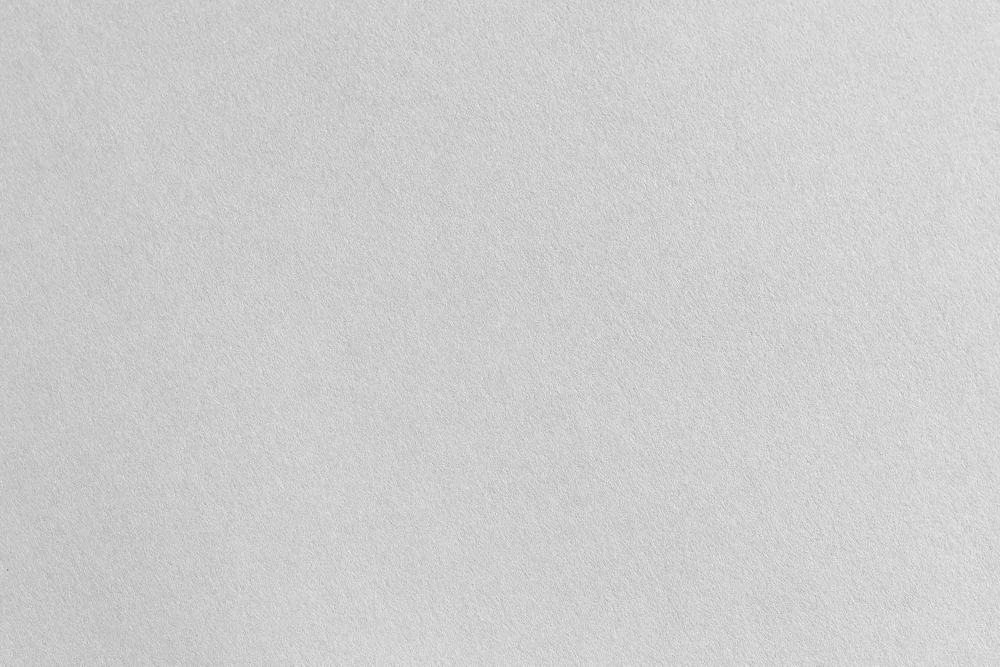
#> input picture images/white-paper-texture.jpg, 2000 x 1333 px (shown at 1/2 size)
$ python paper.py
#> lines starting #> are read from the running program, lines starting #| are printed output that depends on the picture; after the words box and inside, x2 and y2 are one past the last pixel; in counts of white or black regions, pixels touching at a corner belong together
"""
Paper for the background of the site, made from images/white-paper-texture.jpg: a square tile that repeats
without a seam and without bands (the uneven light of the photo is taken out), with a softer grain. The theme repeats it on the page (style.scss)
and around the 3D scene (scene.js).

    pip install pillow numpy
    python3 tools/paper.py

Output: theme/jos-barbershop/assets/images/paper.webp
"""
from pathlib import Path

import numpy as np
from PIL import Image, ImageFilter

ROOT = Path(__file__).resolve().parent.parent
SOURCE = ROOT / 'images/white-paper-texture.jpg'
OUT = ROOT / 'theme/jos-barbershop/assets/images/paper.webp'
SIZE = 1024          # px of the square tile
GRAIN = 0.55         # strength of the grain, 1 = as in the photo
FLAT = 40            # px: light and shade wider than this are taken out, so repeated tiles show no bands


def flatten(img, repeated):
    """Take out the uneven light of the photo: subtract a wide blur and keep only the grain on the even
    mean. A repeated tile is blurred around its edges as if repeated, the photo as if mirrored."""
    h, w = img.shape[:2]
    if repeated:
        tiled = np.tile(img, (3, 3, 1))
    else:
        row = np.concatenate([img[:, ::-1], img, img[:, ::-1]], axis=1)
        tiled = np.concatenate([row[::-1], row, row[::-1]], axis=0)
    blurred = np.asarray(
        Image.fromarray(np.clip(tiled, 0, 255).astype(np.uint8)).filter(ImageFilter.GaussianBlur(FLAT))
    ).astype(np.float32)[h:2 * h, w:2 * w]
    return img - blurred + img.mean(axis=(0, 1))


def seamless(img):
    """Cross-fade the tile with itself moved by half: its edges then come from the middle of the photo,
    which runs on without a break when the tile is repeated."""
    h, w = img.shape[:2]
    moved = np.roll(img, (h // 2, w // 2), axis=(0, 1))
    y = np.minimum(np.arange(h), h - 1 - np.arange(h)) / (h / 4)
    x = np.minimum(np.arange(w), w - 1 - np.arange(w)) / (w / 4)
    keep = np.clip(np.minimum.outer(y, x), 0, 1)
    keep = keep * keep * (3 - 2 * keep)
    return img * keep[..., None] + moved * (1 - keep[..., None])


if __name__ == '__main__':
    photo = Image.open(SOURCE).convert('RGB')
#> photo is the input picture: PIL image 2000x1333 RGB; min 53, max 255, mean 206.1
    side = min(photo.size)
#> side = 1333
    left, top = (photo.width - side) // 2, (photo.height - side) // 2
#> left = 333; top = 0
    square = photo.crop((left, top, left + side, top + side)).resize((SIZE, SIZE), Image.LANCZOS)
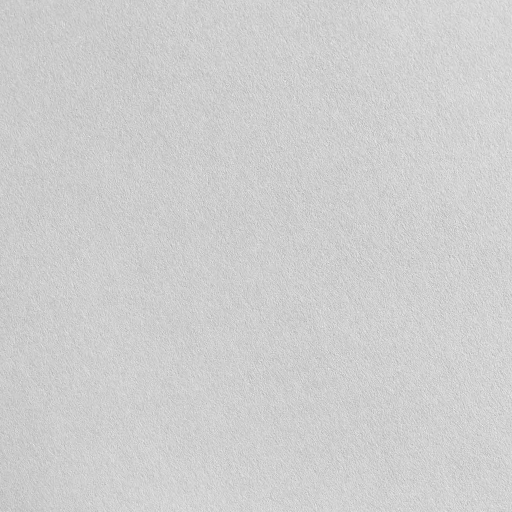
#> square: PIL image 1024x1024 RGB (shown at 1/2 size); min 145, max 255, mean 206.1
    # the light first, so the halves that seamless() puts together have the same brightness
    img = flatten(seamless(flatten(np.asarray(square).astype(np.float32), False)), True)
#> in flatten, `row = np.concatenate([img[:, ::-1], img, img[:, ::-1]], axis=1)`:
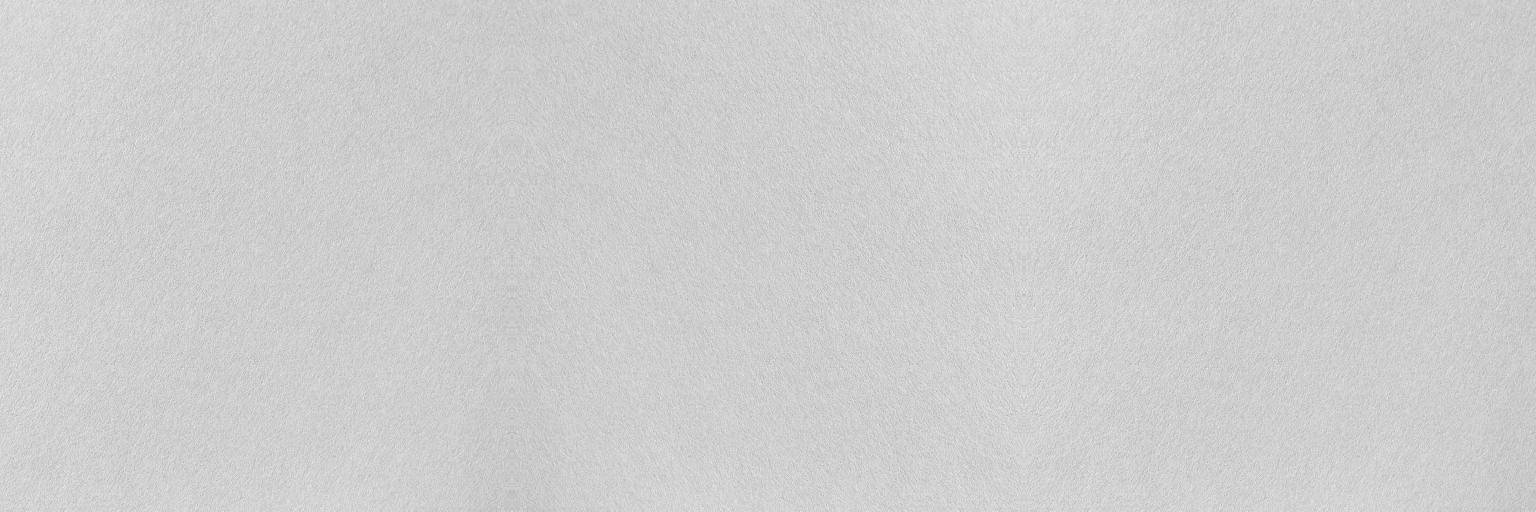
#> row: shape (1024, 3072, 3) float32 (shown at 1/2 size); min 145, max 255, mean 206.1
#> in flatten, `return img - blurred + img.mean(axis=(0, 1))`:
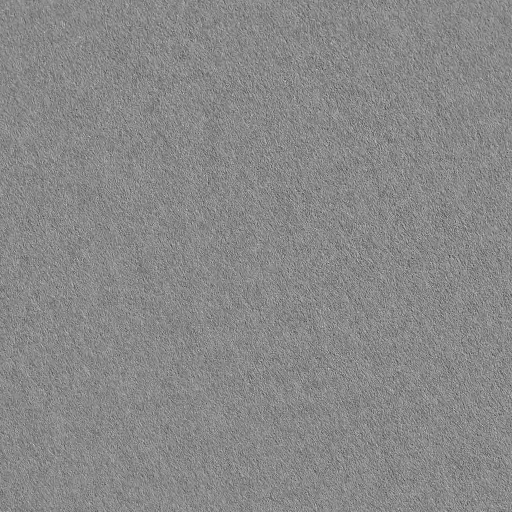
#> returned value: shape (1024, 1024, 3) float32 (shown at 1/2 size); min 146.1, max 258.1, mean 206.1; drawn with min black and max white
#> in seamless, `h, w = img.shape[:2]`: h = 1024
#> in seamless, `moved = np.roll(img, (h // 2, w // 2), axis=(0, 1))`:
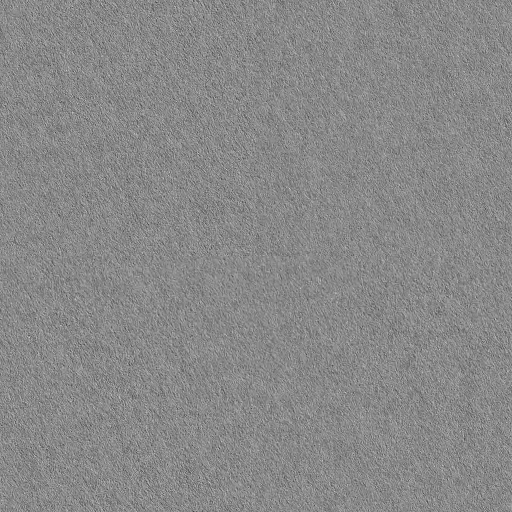
#> moved: shape (1024, 1024, 3) float32 (shown at 1/2 size); min 146.1, max 258.1, mean 206.1; drawn with min black and max white
#> in seamless, `y = np.minimum(np.arange(h), h - 1 - np.arange(h)) / (h / 4)`: y = 1024 values, max 2 at index 511, min 0 at index 0, mean 0.998
#> in seamless, `x = np.minimum(np.arange(w), w - 1 - np.arange(w)) / (w / 4)`: x has the same summary as y
#> in seamless, `keep = np.clip(np.minimum.outer(y, x), 0, 1)`:
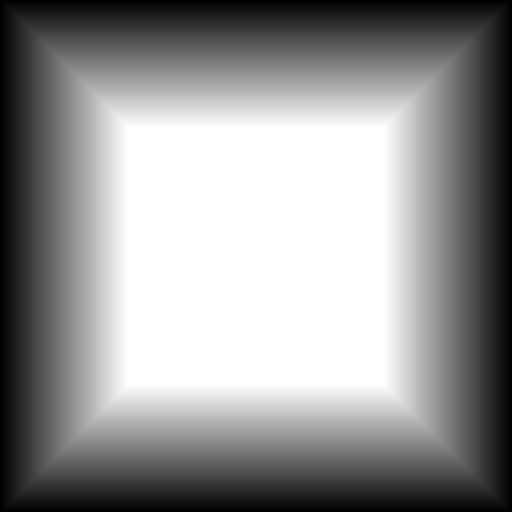
#> keep: shape (1024, 1024) float64 (shown at 1/2 size); min 0, max 1, mean 0.582
#> in seamless, `keep = keep * keep * (3 - 2 * keep)`:
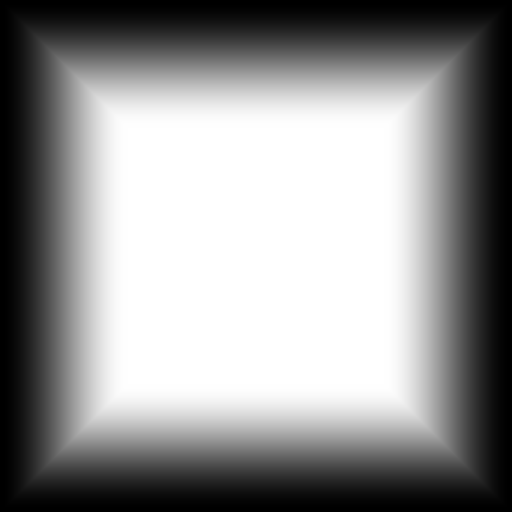
#> keep: shape (1024, 1024) float64 (shown at 1/2 size); min 0, max 1, mean 0.574
#> call 2 of flatten, with repeated = True
#> in flatten (call 2), `blurred = np.asarray( Image.fromarray(np.clip(tiled, 0, 255).astype(np..`:
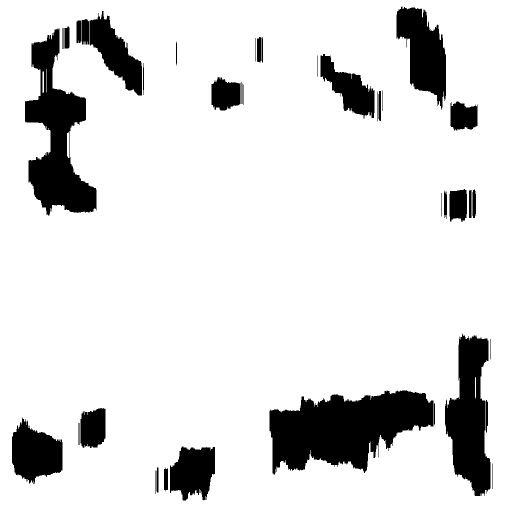
#> blurred: shape (1024, 1024, 3) float32 (shown at 1/2 size); values 205 (black) and 206 (white), 87% white; 40 black regions, largest, box (x1, y1, x2, y2) and area: (539, 781, 867, 949) 35128, (50, 57, 193, 431) 24622, (890, 667, 981, 992) 18775
    mean = img.mean(axis=(0, 1))
#> mean = [206.3, 206.3, 206.3]
    img = mean + (img - mean) * GRAIN
    Image.fromarray(np.clip(img, 0, 255).astype(np.uint8)).save(OUT, 'WEBP', quality=80, method=6)
#> (the run stopped early here; a loop or call above may not have finished)
